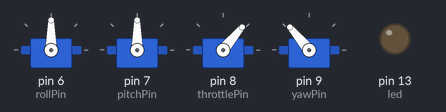
Recording of a sketch running on a simulated Arduino Uno, built with avr-gcc and run on an emulated ATmega328P. Shown: 4 × servo, output pins drawn as LEDs (lit = HIGH).

Above: at 0.1 s.
At 6.1 s:
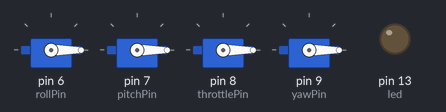
Timing chart, 0 to 7.6 s (numbered marks = the images above):
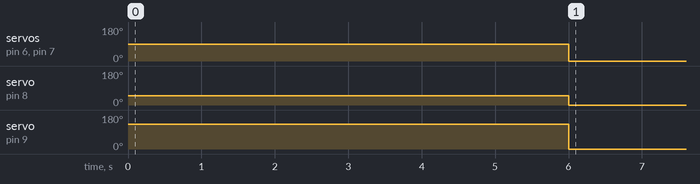

The sketch:

disarm.ino
```cpp
// (licence header left out)
#include <Servo.h>

Servo rollServo, pitchServo, throttleServo, yawServo;
int rollPin = 6, pitchPin = 7, throttlePin = 8, yawPin = 9;

int led = 13;

int servoHigh = 130;
int servoLow = 50;

void setup() {
  pinMode(rollPin, OUTPUT);
  pinMode(pitchPin, OUTPUT);
  pinMode(throttlePin, OUTPUT);
  pinMode(yawPin, OUTPUT);

  pinMode(led, OUTPUT);

  rollServo.attach(rollPin);
  pitchServo.attach(pitchPin);
  throttleServo.attach(throttlePin);
  yawServo.attach(yawPin);

  Serial.begin(9600);

  rollServo.write(90);
  pitchServo.write(90);
  throttleServo.write(servoLow);
  yawServo.write(servoHigh);
  delay(6000);
}

int i;

void loop(){

  rollServo.write(0);
  pitchServo.write(0);
  throttleServo.write(0);
  yawServo.write(0);
  delay(200);

}
```

Measured:
- by itself, servo on pin 6 (rollPin), servo on pin 7 (pitchPin): 90° → 0° at 6.0 s
- by itself, servo on pin 8 (throttlePin): 50° → 0° at 6.0 s
- by itself, servo on pin 9 (yawPin): 130° → 0° at 6.0 s
